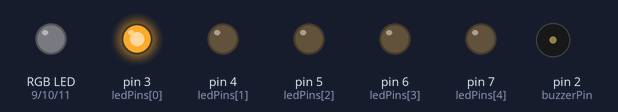
Simulated run of this sketch. Board: Arduino Uno, built with avr-gcc and run on an emulated ATmega328P. Parts: an RGB LED mixed from three pins (HIGH = lit), output pins drawn as LEDs (lit = HIGH), buzzer (waves = sounding). Dim RGB values are drawn brighter than linear; random numbers use the default seed unless the sketch sets one; what the sketch prints to the serial monitor is not drawn.

Above: at 0.1 s.
At 4.1 s:
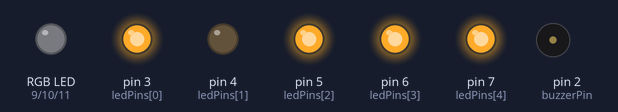
At 6.1 s:
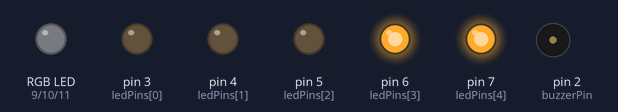
At 23.1 s:
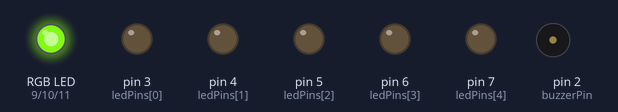
At 33.1 s:
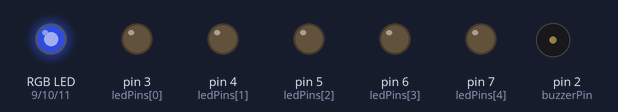
At 35.1 s:
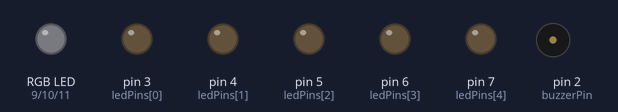
Timing chart, 0 to 36.6 s (numbered marks = the images above):
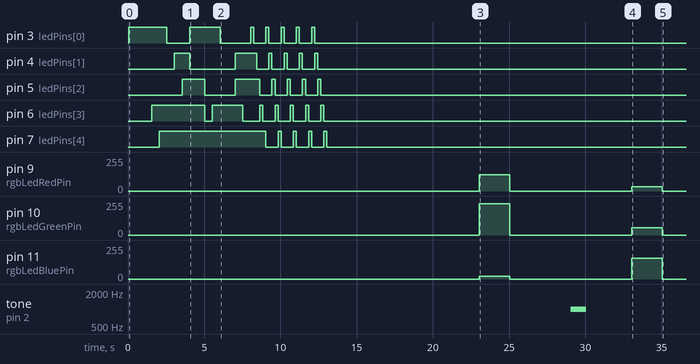

Measured:
- by itself, pin 3 (ledPins[0]): goes HIGH 2.5 s, LOW 1.5 s, HIGH 2.0 s, LOW 2.0 s, 4 × (HIGH 0.20 s, LOW 0.80 s), HIGH 0.20 s, then LOW
- by itself, pin 4 (ledPins[1]): goes HIGH 1.0 s, LOW 3.0 s, HIGH 1.4 s, 4 × (LOW 0.80 s, HIGH 0.20 s), then LOW
- by itself, pin 5 (ledPins[2]): goes HIGH 1.5 s, LOW 2.0 s, HIGH 1.6 s, 4 × (LOW 0.80 s, HIGH 0.20 s), then LOW
- by itself, pin 6 (ledPins[3]): goes HIGH 3.5 s, LOW 0.50 s, HIGH 2.0 s, LOW 1.1 s, 4 × (HIGH 0.20 s, LOW 0.80 s), HIGH 0.20 s, then LOW
- by itself, pin 7 (ledPins[4]): repeats every 1.0 s: LOW 0.80 s, HIGH 0.20 s, until it stays LOW from 13.0 s
- by itself, pin 9 (rgbLedRedPin): 0/255 → 122/255 at 23.0 s, → 0/255 2.0 s later, → 33/255 8.0 s later, → 0/255 2.0 s later
- by itself, pin 10 (rgbLedGreenPin): 0/255 → 234/255 at 23.0 s, → 0/255 2.0 s later, → 53/255 8.0 s later, → 0/255 2.0 s later
- by itself, pin 11 (rgbLedBluePin): 0/255 → 21/255 at 23.0 s, → 0/255 2.0 s later, → 155/255 8.0 s later, → 0/255 2.0 s later

The sketch:

codigoCircuito.ino
```cpp
int ledPin = 13; // Pin para el LED
int rgbLedRedPin = 9; // Pin para el LED rojo del RGB
int rgbLedGreenPin = 10; // Pin para el LED verde del RGB
int rgbLedBluePin = 11; // Pin para el LED azul del RGB
int buttonPin = 1; // Pin para el botón
int buzzerPin = 2; // Pin para el buzzer
int ledPins[] = {3, 4, 5, 6, 7}; // Pines para los 5 LEDs

int array1[] = {10, 20, 30, 40, 50, 60, 70, 80, 90, 100};
int array2[] = {10, 4, 2};
float array3[] = {5.4, 5.39, 5.38, 5.31, 5.21, 5.03, 4.45, 3.95, 2.6, 1.49};
int array4[] = {1, 0, 0, 1, 1, 0, 1, 1};
int array5a[] = {1, 0, 0, 1, 1, 0, 1, 1};
int array5b[] = {0, 1, 0, 1, 0, 0, 1, 0};
int array6[] = {2, 6, 10, 11};
int buttonData[5];
int colores[][3] = {
  {122, 234, 21}, // L1
  {33, 53, 155},  // L2
  {200, 255, 12}  // L3
};

void setup() {
  for (int i = 0; i < 5; i++) {
    pinMode(ledPins[i], OUTPUT);
  }
  pinMode(rgbLedRedPin, OUTPUT);
  pinMode(rgbLedGreenPin, OUTPUT);
  pinMode(rgbLedBluePin, OUTPUT);
  Serial.begin(9600);
}

void loop() {
  // 1. Calcular la media del array1
  int array1[] = {10, 20, 30, 40, 50, 60, 70, 80, 90, 100};
  int sum = 0;
  for (int i = 0; i < 10; i++) {
    sum += array1[i];
  }
  float media = sum / 10.0;
  Serial.print("Media del array1: ");
  Serial.println(media);

  // 2. Ordenar array2 de menor a mayor
  int array2[] = {10, 4, 2};
  int n = sizeof(array2) / sizeof(array2[0]);
  for (int i = 0; i < n - 1; i++) {
    for (int j = 0; j < n - i - 1; j++) {
      if (array2[j] > array2[j + 1]) {
        int temp = array2[j];
        array2[j] = array2[j + 1];
        array2[j + 1] = temp;
      }
    }
  }
  Serial.print("Array2 ordenado de menor a mayor: ");
  for (int i = 0; i < n; i++) {
    Serial.print(array2[i]);
    Serial.print(" ");
  }
  Serial.println();

  // 3. Encontrar el número más grande en array3
  float array3[] = {5.4, 5.39, 5.38, 5.31, 5.21, 5.03, 4.45, 3.95, 2.6, 1.49};
  float maxNum = array3[0];
  for (int i = 1; i < 10; i++) {
    if (array3[i] > maxNum) {
      maxNum = array3[i];
    }
  }
  Serial.print("Número más grande en array3: ");
  Serial.println(maxNum, 2);

  // 4. Prender un LED en una secuencia predefinida por array4
  int array4[] = {1, 0, 0, 1, 1, 0, 1, 1};
  for (int i = 0; i < 8; i++) {
    digitalWrite(ledPins[i % 5], array4[i]);
    delay(500);
  }

  // 5. Realizar el mismo procedimiento para dos LEDs diferentes (LED rojo y verde) con secuencias array5a y array5b
  int array5a[] = {1, 0, 0, 1, 1, 0, 1, 1};
  int array5b[] = {0, 1, 0, 1, 0, 0, 1, 0};
  for (int i = 0; i < 8; i++) {
    digitalWrite(ledPins[i % 5], array5a[i]);
    digitalWrite(ledPins[(i + 1) % 5], array5b[i]);
    delay(500);
  }

  // 6. Mostrar por la consola los primeros 5 múltiplos de los datos en array6
  int array6[] = {2, 6, 10, 11};
  Serial.print("Los primeros 5 múltiplos de los datos en array6: ");
  for (int i = 0; i < 5; i++) {
    Serial.print(array6[i] * 5);
    Serial.print(" ");
  }
  Serial.println();

  // 7. Realizar una escalera de luces con 5 LEDs basada en un vector y un ciclo
  for (int i = 0; i < 5; i++) {
    for (int j = 0; j < 5; j++) {
      digitalWrite(ledPins[j], HIGH);
      delay(200);
      digitalWrite(ledPins[j], LOW);
    }
  }
  // 8. Guardar una secuencia de encendido y apagado del LED con el botón
  for (int i = 0; i < 5; i++) {
    Serial.println("Presiona el botón para encender el LED...");
    while (digitalRead(buttonPin) == HIGH) {}
    digitalWrite(ledPin, HIGH);
    delay(1000);
    digitalWrite(ledPin, LOW);
    delay(1000);
    buttonData[i] = digitalRead(buttonPin);
  }
  Serial.print("Datos del botón: ");
  for (int i = 0; i < 5; i++) {
    Serial.print(buttonData[i]);
    Serial.print(" ");
  }
  Serial.println();

  // 9. Mostrar la configuración de colores almacenados en el vector colorData con un LED RGB
  for (int i = 0; i < 3; i++) { // Iterar a través de los vectores de colores
    int redValue = colores[i][0];
    int greenValue = colores[i][1];
    int blueValue = colores[i][2];

    // Configurar la intensidad de cada color en el LED RGB
    analogWrite(rgbLedRedPin, redValue);
    analogWrite(rgbLedGreenPin, greenValue);
    analogWrite(rgbLedBluePin, blueValue);

    delay(2000); // Mostrar el color actual durante 2 segundos

    // Apagar el LED RGB
    analogWrite(rgbLedRedPin, 0);
    analogWrite(rgbLedGreenPin, 0);
    analogWrite(rgbLedBluePin, 0);

    delay(1000); // Espera 1 segundo entre colores

  // 10. Generar y mostrar 10 números aleatorios, haciendo sonar el buzzer si se encuentra un 5
  Serial.print("Números aleatorios: ");
  for (int i = 0; i < 10; i++) {
    int randomNumber = random(1, 11);
    Serial.print(randomNumber);
    Serial.print(" ");
    if (randomNumber == 5) {
      tone(buzzerPin, 1000, 1000);
    }
    delay(500);
  }
  Serial.println();
  noTone(buzzerPin);

  delay(2000);
}
  }
```
